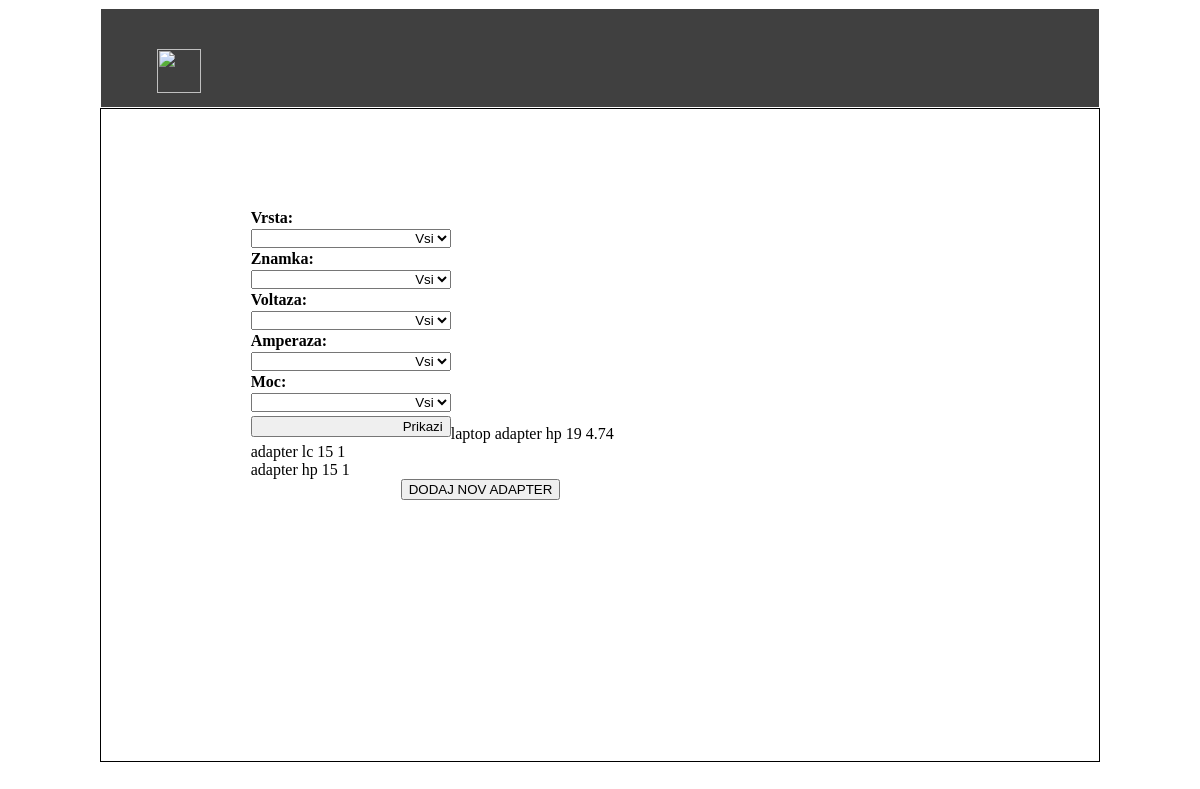
The page /app/adapterji on the database as committed earlier.
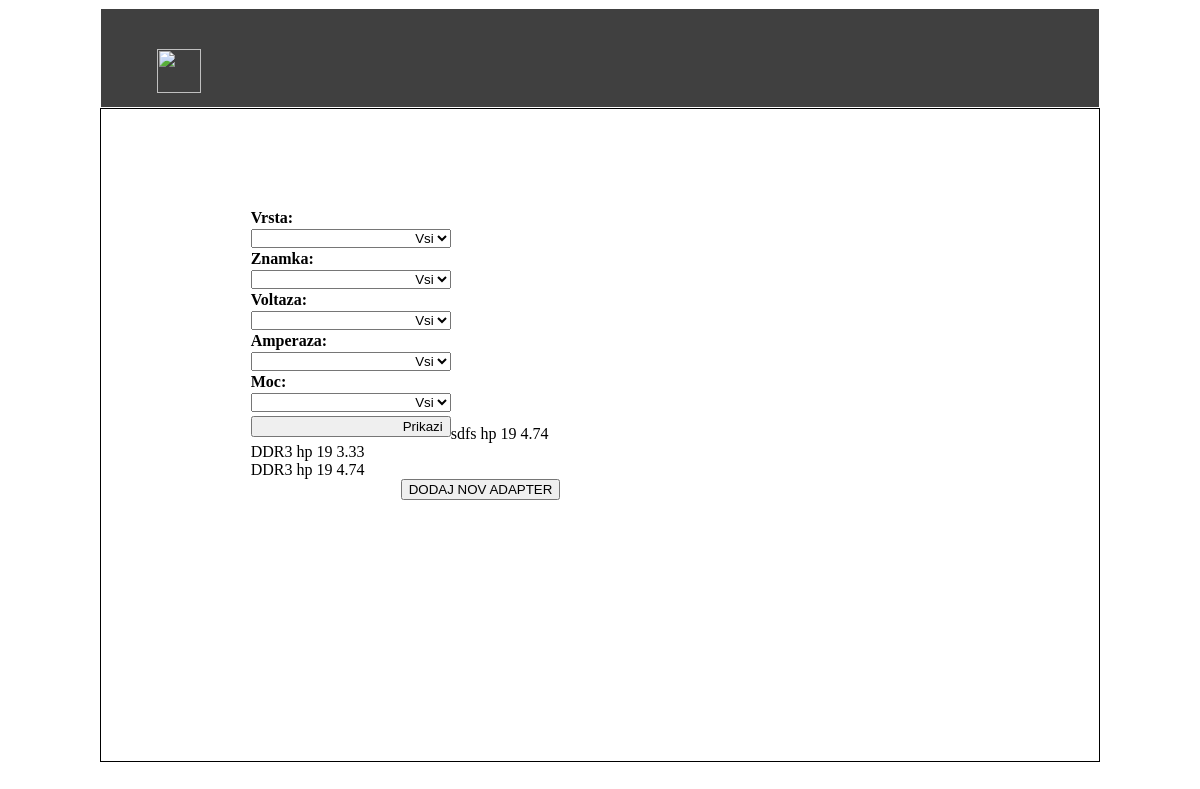
The same page on the database as committed later.
### kalkulator/models.py (models this page shows)
class Adapter(models.Model):
    vrsta = models.CharField(max_length=20)
    znamka = models.CharField(max_length=20)
    voltaza = models.CharField(max_length=20)
    amperaza = models.CharField(max_length=20)
    moc = models.CharField(max_length=20)
    opis = models.CharField(max_length=20)
    kolicina = models.CharField(max_length=20)

### kalkulator/views.py (the view, shortened to what this page needs)
def adapterji(request):
    context = {}
    adapterji = Adapter.objects.all()
    vrste = Adapter.objects.values('vrsta').distinct().order_by(Lower('vrsta')).values_list('vrsta', flat=True)
    znamke = Adapter.objects.values('znamka').distinct().order_by(Lower('znamka')).values_list('znamka', flat=True)
    voltaze = Adapter.objects.values('voltaza').distinct().order_by(Lower('voltaza')).values_list('voltaza', flat=True)
    amperaze = Adapter.objects.values('amperaza').distinct().order_by(Lower('amperaza')).values_list('amperaza', flat=True)
    moci = Adapter.objects.values('moc').distinct().order_by(Lower('moc')).values_list('moc', flat=True)
    context['vrste'] = vrste
    context['znamke'] = znamke
    context['voltaze'] = voltaze
    context['amperaze'] = amperaze
    context['moci'] = moci
    zasloni = Adapter.objects.all()
    context['adapterji'] = adapterji
    return render(request, 'kalkulator/adapterji.html', context)

### kalkulator/templates/kalkulator/adapterji.html (shortened to what this page needs)
{% extends "kalkulator/base.html" %}
{% block main %}
	<div id="Stanje">
		<form>
			<label>Vrsta:</label><select name="vrsta">
										<option>Vsi</option>
										</select>
			<label>Znamka:</label><select name="znamka">
										<option>Vsi</option>
										</select>
	        <label>Voltaza:</label><select name="voltaza">
										<option>Vsi</option>
										</select>
			<label>Amperaza:</label><select name="amperaza">
										<option>Vsi</option>
										</select>
			<label>Moc:</label><select name="moc">
										<option>Vsi</option>
										</select>
			<input type="submit" id="vpisi" value="Prikazi">
		</form>
		<br>
		<br>
		<br>
		<br>
		<br>
		<br>
		<br>
		<br>
		<br>
		<br>
		<br>
		<br>
		{% for adapter in adapterji %}
		{{adapter.vrsta}} {{adapter.znamka}} {{adapter.voltaza}} {{adapter.amperaza}}   {{kabel.opis}} {{kabel.kolicina}}<br>
		{% endfor %}
		<a href="dodajAdapter" style="margin-left:150px">
			<button> DODAJ NOV ADAPTER</button>
		</a>
	</div>
{% endblock %}

### kalkulator/templates/kalkulator/base.html (shortened to what this page needs)
{% load static %}
<!DOCTYPE HTML>
<html>
	<head>
		<link href="{% static 'kalkulator/style.css' %}" rel="stylesheet"/>
	</head>
	<body>
		<div id="page">
			<div id="banner">
				{% block logout %}
					<div id="back_button">
						<a href="main">
							<img src="https://image.flaticon.com/icons/svg/60/60817.svg" style="width:44px;height:44px;">
						</a>
					</div>
				{% endblock %}
			</div>
			<div id="main">
				 {% block main %}
				 {% endblock %}
			</div>
		</div>
	</body>
</html>

### kalkulator/static/kalkulator/style.css (style rules this page uses)
body { max-width: 1000px; margin-left: auto; margin-right: auto; }
#page { width: 100%; height:98vh; }
#banner { position: relative; border: 1px solid white; box-sizing: border-box; max-width: 1000px; margin-left: auto; margin-right: auto; height: 100px; text-align: right; color: white; overflow: hidden; background-color: #404040; }
#back_button { position: relative; margin-right : 90%; margin-top : 4%; width: 100px; height: 100px; }
#main { height: 83.4%; border: 1px solid black; box-sizing: border-box; }
a:link { color: white; text-decoration: none; }
#Obrazec, #Stanje, #Porocilo { padding: 10% 15%; }
select, input, textarea { clear: both; float: left; width: 200px; margin: 2px 0px; text-align: right; }
label { float: left; clear: both; width: 200px; font-weight: bolder; }

Rows that differ between the two databases and show on the page:
removed Adapter: vrsta "laptop adapter", znamka "hp", voltaza "19", amperaza "4.74"
removed Adapter: vrsta "adapter", znamka "lc", voltaza "15", amperaza "1"
removed Adapter: vrsta "adapter", znamka "hp", voltaza "15", amperaza "1"
added Adapter: vrsta "sdfs", znamka "hp", voltaza "19", amperaza "4.74"
added Adapter: vrsta "DDR3", znamka "hp", voltaza "19", amperaza "3.33"
added Adapter: vrsta "DDR3", znamka "hp", voltaza "19", amperaza "4.74"
